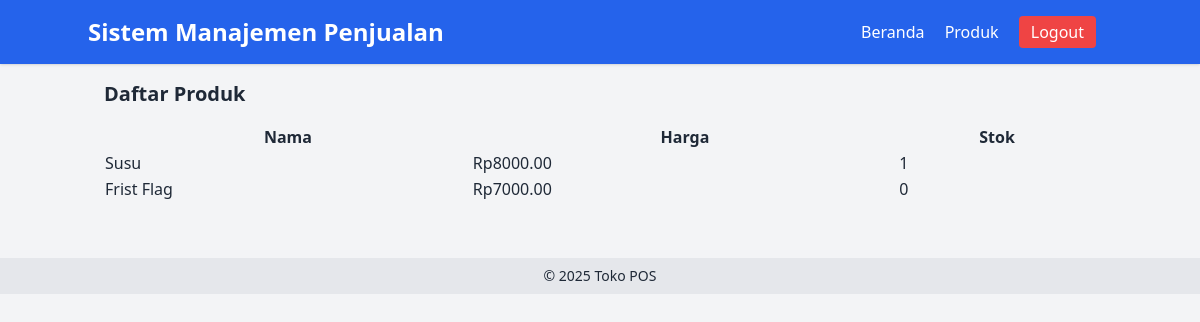
The app's page /produk/ (signed in) with its own data.
### Toko/models.py (models this page shows, shortened)
class Product(models.Model):
    name = models.CharField(max_length=255, verbose_name=_("Nama Produk"))
    description = models.TextField(verbose_name=_("Deskripsi"))
    price = models.DecimalField(max_digits=10, decimal_places=2, verbose_name=_("Harga Jual"))
    cost = models.DecimalField(max_digits=10, decimal_places=2, verbose_name=_("Harga Modal"))
    stock = models.PositiveIntegerField(verbose_name=_("Stok"))
    category = models.ForeignKey(Category, on_delete=models.CASCADE, related_name="products", verbose_name=_("Kategori"))
    supplier = models.ForeignKey(Supplier, on_delete=models.SET_NULL, null=True, blank=True, verbose_name=_("Supplier"))
    image = models.ImageField(upload_to='product_images/', blank=True, null=True, verbose_name=_("Gambar Produk"))
    class Meta:
        verbose_name = _("Produk")
        verbose_name_plural = _("Produk")

### Toko/views.py (the view)
# urls.py: path('produk/', views.product_list, name='product_list'),
@login_required
def product_list(request):
    produk_list = Product.objects.all()
    return render(request, 'product_list.html', {'produk_list': produk_list})

### Toko/templates/product_list.html (shortened to what this page needs)
{% extends "base.html" %} {% block content %}
<h2 class="text-xl font-bold mb-4">Daftar Produk</h2>
<table class="table-auto w-full mt-4">
  <tr>
    <th>Nama</th>
    <th>Harga</th>
    <th>Stok</th>
  </tr>
  {% for produk in produk_list %}
  <tr>
    <td>{{ produk.name }}</td>
    <td>Rp{{ produk.price }}</td>
    <td>{{ produk.stock }}</td>
  </tr>
  {% endfor %}
</table>
{% endblock %}

### records on screen
Product: name "Susu", price "8000.00", stock "1"
Product: name "Frist Flag", price "7000.00", stock "0"
